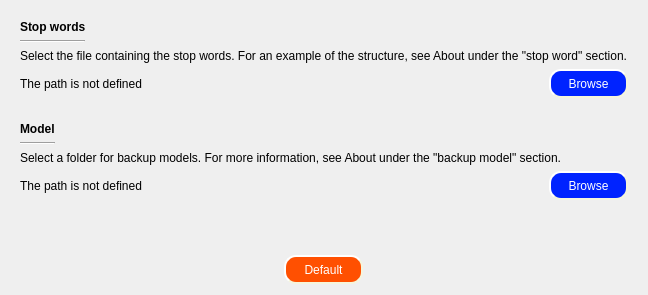
          <widget class="QWidget" name="InitializationTab">
           <attribute name="title">
            <string>Initialization</string>
           </attribute>
           <layout class="QVBoxLayout" name="verticalLayout_14">
            <item>
             <widget class="QFrame" name="DefineStopWordsFrame">
              <property name="styleSheet">
               <string notr="true"/>
              </property>
              <layout class="QVBoxLayout" name="verticalLayout_7">
               <item>
                <widget class="QLabel" name="DefineStopWordsLabel">
                 <property name="font">
                  <font>
                   <family>Arial</family>
                   <pointsize>9</pointsize>
                   <weight>75</weight>
                   <bold>true</bold>
                  </font>
                 </property>
                 <property name="text">
                  <string>Stop words</string>
                 </property>
                </widget>
               </item>
               <item>
                <widget class="Line" name="line_6">
                 <property name="styleSheet">
                  <string notr="true">min-width:63px;
max-width:63px;</string>
                 </property>
                 <property name="orientation">
                  <enum>Qt::Horizontal</enum>
                 </property>
                </widget>
               </item>
               <item>
                <widget class="QLabel" name="DefineStopWordsDescription">
                 <property name="text">
                  <string>Select the file containing the stop words. For an example of the structure, see About under the &quot;stop word&quot; section.</string>
                 </property>
                </widget>
               </item>
               <item>
                <layout class="QHBoxLayout" name="horizontalLayout_13">
                 <item>
                  <widget class="QLabel" name="DefineStopWordsPath">
                   <property name="styleSheet">
                    <string notr="true"/>
                   </property>
                   <property name="text">
                    <string>The path is not defined</string>
                   </property>
                  </widget>
                 </item>
                 <item>
                  <widget class="QPushButton" name="DefineStopWordsButton">
                   <property name="font">
                    <font>
                     <family>Arial</family>
                     <pointsize>9</pointsize>
                    </font>
                   </property>
                   <property name="styleSheet">
                    <string notr="true">QPushButton{ 
	background-color: #0023FF;
	border-style: outset;
	border-width: 2px;
	border-radius: 12px;
	border-color: beige;
	max-width: 75px;
	min-width: 75px;
	max-height:25px;
	min-height:25px;
	color: rgb(255, 255, 255);
 }
QPushButton:pressed{ background-color: #0023FF; }
QPushButton:hover{ background-color: #001cc9; }</string>
                   </property>
                   <property name="text">
                    <string>Browse</string>
                   </property>
                  </widget>
                 </item>
                </layout>
               </item>
              </layout>
             </widget>
            </item>
            <item>
             <widget class="QFrame" name="DefineModelFrame">
              <layout class="QVBoxLayout" name="verticalLayout_24">
               <item>
                <widget class="QLabel" name="DefineModelLabel">
                 <property name="font">
                  <font>
                   <family>Arial</family>
                   <pointsize>9</pointsize>
                   <weight>75</weight>
                   <bold>true</bold>
                  </font>
                 </property>
                 <property name="text">
                  <string>Model</string>
                 </property>
                </widget>
               </item>
               <item>
                <widget class="Line" name="line_9">
                 <property name="styleSheet">
                  <string notr="true">min-width:33px;
max-width:33px;</string>
                 </property>
                 <property name="orientation">
                  <enum>Qt::Horizontal</enum>
                 </property>
                </widget>
               </item>
               <item>
                <widget class="QLabel" name="DefineModelDescription">
                 <property name="text">
                  <string>Select a folder for backup models. For more information, see About under the &quot;backup model&quot; section.</string>
                 </property>
                </widget>
               </item>
               <item>
                <layout class="QHBoxLayout" name="horizontalLayout_15">
                 <item>
                  <widget class="QLabel" name="DefineModelPath">
                   <property name="text">
                    <string>The path is not defined</string>
                   </property>
                  </widget>
                 </item>
                 <item>
                  <widget class="QPushButton" name="DefineModelButton">
                   <property name="font">
                    <font>
                     <family>Arial</family>
                     <pointsize>9</pointsize>
                    </font>
                   </property>
                   <property name="styleSheet">
                    <string notr="true">QPushButton{ 
	background-color: #0023FF;
	border-style: outset;
	border-width: 2px;
	border-radius: 12px;
	border-color: beige;
	max-width: 75px;
	min-width: 75px;
	max-height:25px;
	min-height:25px;
	color: rgb(255, 255, 255);
 }
QPushButton:pressed{ background-color: #0023FF; }
QPushButton:hover{ background-color: #001cc9; }</string>
                   </property>
                   <property name="text">
                    <string>Browse</string>
                   </property>
                  </widget>
                 </item>
                </layout>
               </item>
              </layout>
             </widget>
            </item>
            <item>
             <spacer name="verticalSpacer_16">
              <property name="orientation">
               <enum>Qt::Vertical</enum>
              </property>
              <property name="sizeHint" stdset="0">
               <size>
                <width>20</width>
                <height>40</height>
               </size>
              </property>
             </spacer>
            </item>
            <item alignment="Qt::AlignHCenter">
             <widget class="QPushButton" name="DefineDefaultPathButton">
              <property name="font">
               <font>
                <family>Arial</family>
                <pointsize>9</pointsize>
               </font>
              </property>
              <property name="styleSheet">
               <string notr="true">QPushButton{ 
	background-color: #FF5001;
	border-style: outset;
	border-width: 2px;
	border-radius: 12px;
	border-color: beige;
	max-width: 75px;
	min-width: 75px;
	max-height:25px;
	min-height:25px;
	color: rgb(255, 255, 255);
 }
QPushButton:pressed{ background-color: #FF5001; }
QPushButton:hover{ background-color: #eb4900; }</string>
              </property>
              <property name="text">
               <string>Default</string>
              </property>
             </widget>
            </item>
           </layout>
          </widget>
